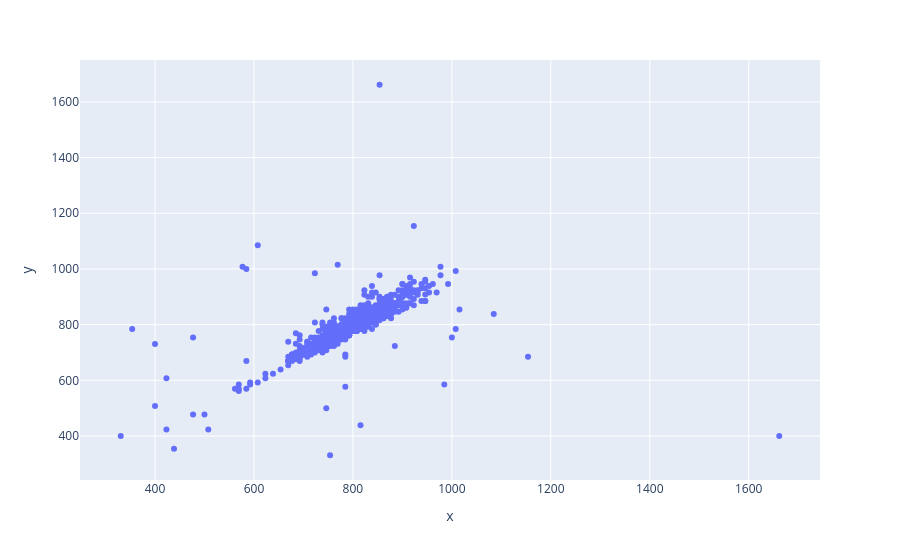

Here is the notebook cell this chart was saved with:
### Code cell
rr = hrv_df["rr_ms"]

px.scatter(
    x=rr[:-1],
    y=rr[1:],
    title="Poincare Plot of RR Intervals",
    labels={"x": "RR(n) [ms]", "y": "RR(n+1) [ms]"}
)

### Figure 1 — Plotly figure (JSON) as saved in the notebook; plotly's stock layout.template omitted (floating-point values rounded to 4 significant figures; data arrays with more than 128 entries replaced by an {"elided": "..."} marker saying what was removed)
{"data": [{"hovertemplate": "x=%{x}<br>y=%{y}<extra></extra>", "legendgroup": "", "marker": {"color": "#636efa", "symbol": "circle"}, "mode": "markers", "name": "", "orientation": "v", "showlegend": false, "type": "scatter", "x": {"elided": "753 float values"}, "xaxis": "x", "y": {"elided": "753 float values"}, "yaxis": "y"}], "layout": {"legend": {"tracegroupgap": 0}, "margin": {"t": 60}, "xaxis": {"anchor": "y", "domain": [0, 1], "title": {"text": "x"}}, "yaxis": {"anchor": "x", "domain": [0, 1], "title": {"text": "y"}}}}
